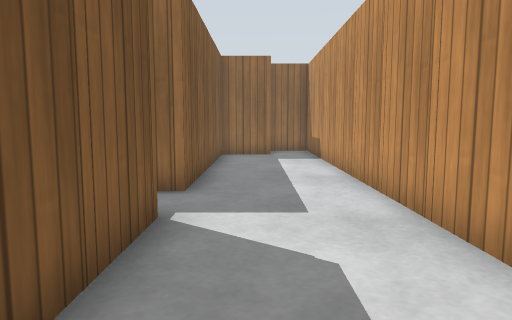
View 1 (above)

24 first-person views from a walk through a robot-simulator world made for Gazebo. The camera is 0.68 m above the floor, tilts 6° down and sees 70° across. The floor is counted in squares, 0.5 m on a side. Each view is taken from the middle of a square. On the plan, view 1 faces up. The plan holds only what a view shows up to about 15 squares ahead; the rest is blank. Gazebo's built-in surfaces are drawn with simple patterns.

View 2
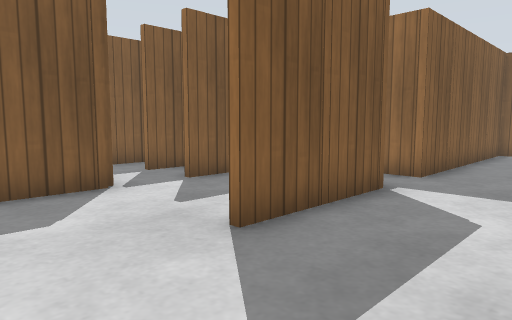

View 3
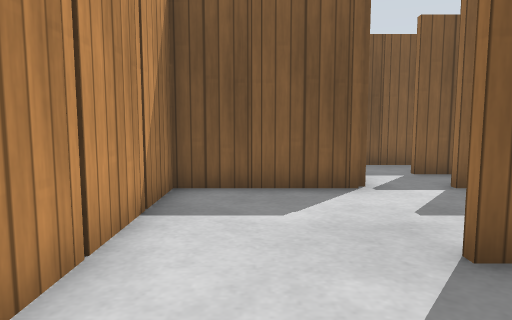

View 4
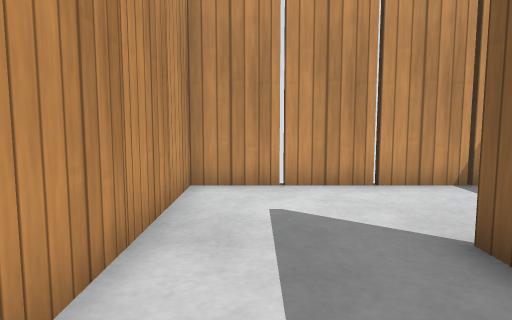

View 5
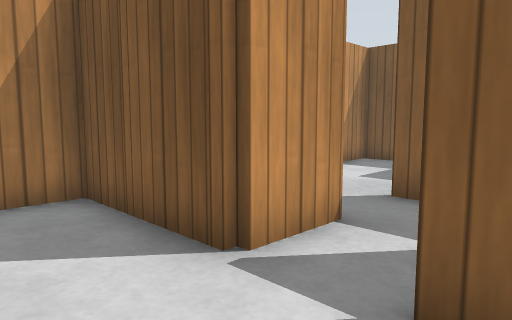

View 6
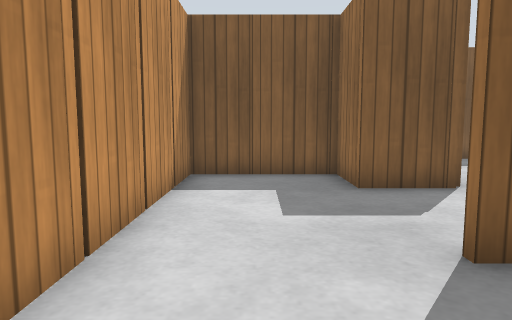

View 7
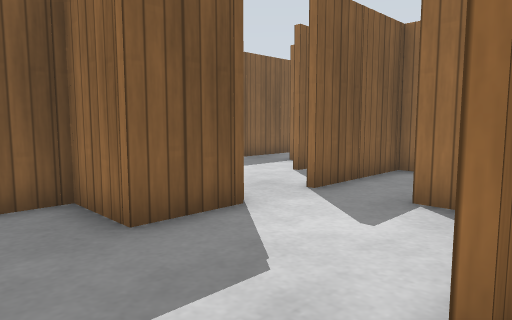

View 8
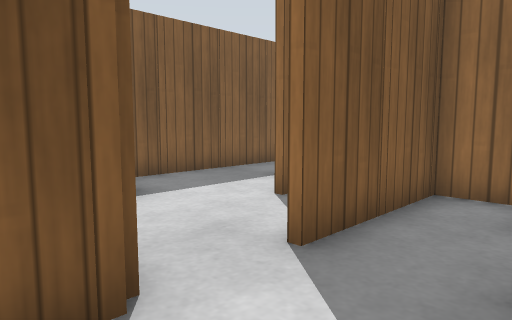

View 9
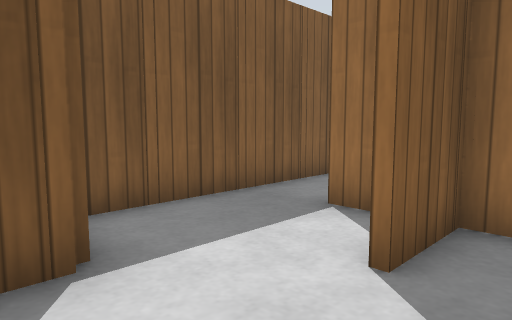

View 10
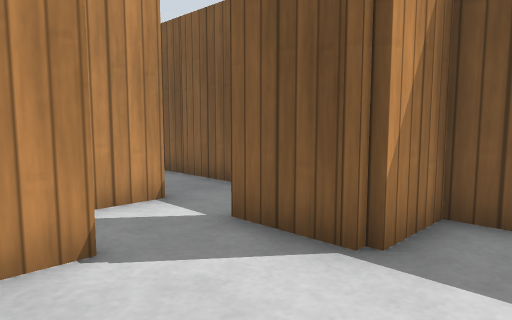

View 11
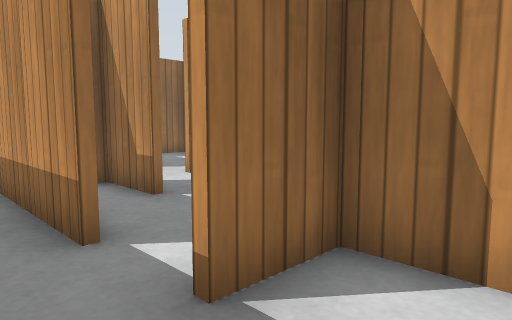

View 12
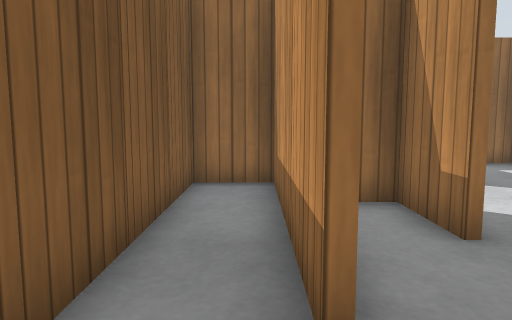

View 13
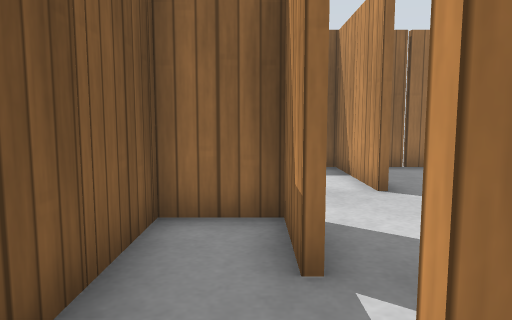

View 14
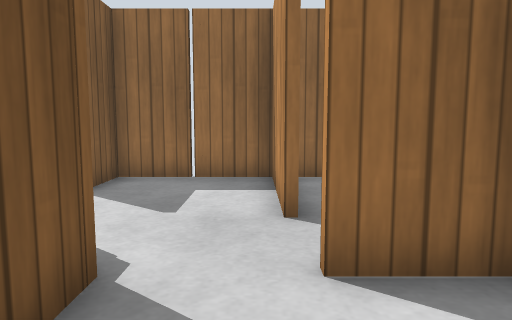

View 15
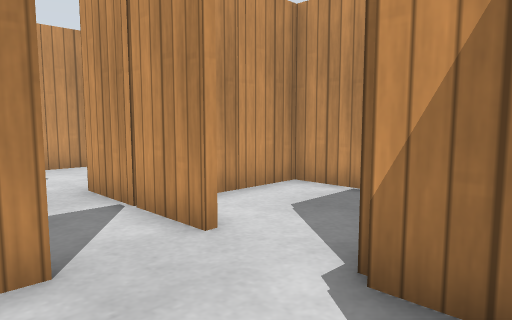

View 16
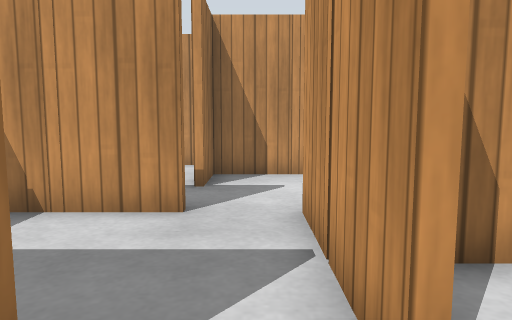

View 17
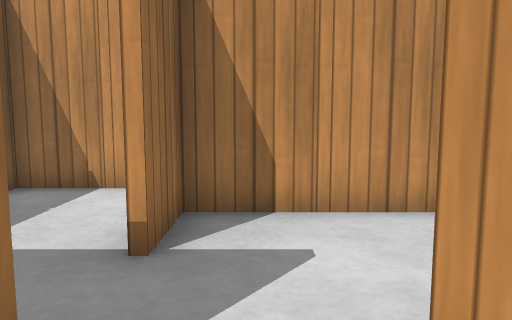

View 18
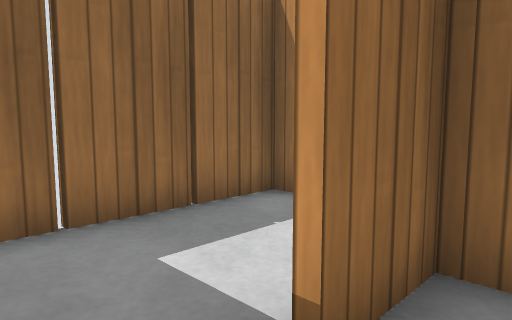

View 19
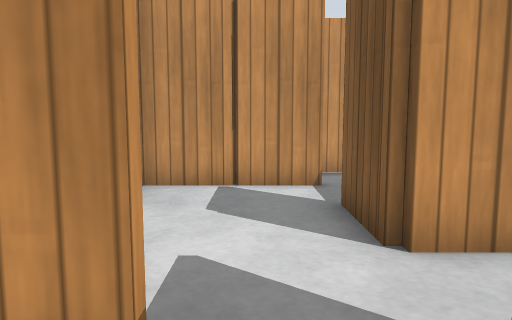

View 20
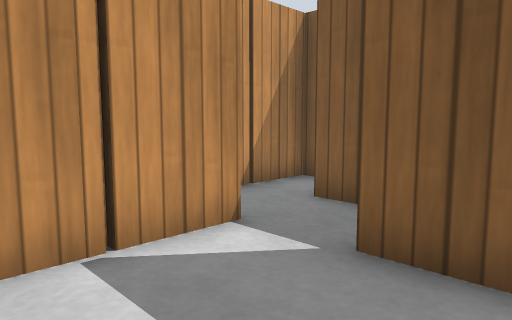

View 21
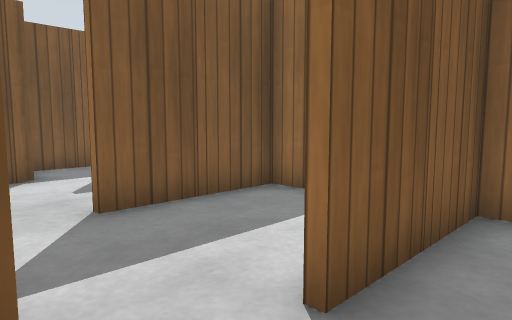

View 22
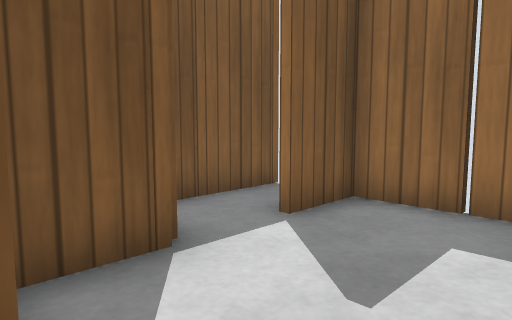

View 23
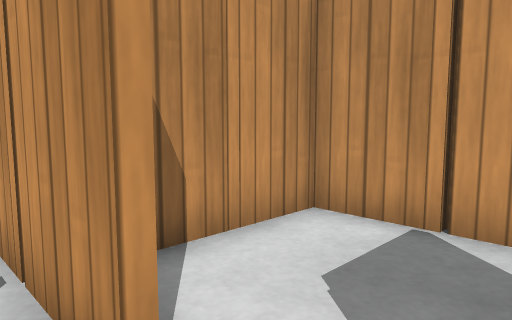

View 24
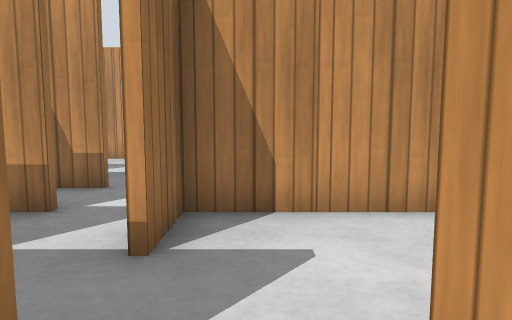

### Floor plan
Points are (right, up) in squares from view 1. A wall is a line through its corners. A room is listed if a view was taken in it or the views show most of it. See-through windows are left out.
Room 1 (views 1, 2, 3, 4, 5, 6, 7, 8, 9, 10, 11, 12, 13, 14, 24)
walls: (-9.4, 4.1) (-9.4, 1); (-10.5, 5.1) (-11.5, 5.1); (-9.6, 3.5) (-9.6, 4.5); (-7.4, 4.4) (-7.4, 3); (-9.6, 7) (-9.6, 7.8); (-7.6, 7) (-7.6, 8.1); (-5.4, 4.5) (-5.4, 3); (-9.6, 1.2) (-9.6, 2.6); (-7.5, 1.3) (-5.5, 1.3); (-13.4, 3) (-13.4, 1.1) (-14.5, 1.1); (-5.4, 1) (-5.4, -2.7) (2.4, -2.7) (2.4, -1.4); (-13.4, 8.5) (-13.4, 5); (-15.5, 3.3) (-13.5, 3.3); (-15.6, 7.5) (-15.6, 8.5); (-15.4, 8.5) (-15.4, 7); (-1.4, 5) (-1.4, 1); (-15.4, 0.5) (-15.4, -2.7) (-8.2, -2.7); (-17.4, 5) (-17.4, 3); (-1.4, 8.6) (-1.4, 7.1) (-2.4, 7.1); (-16.5, 9.1) (-17.5, 9.1); (-15.6, 13) (-15.6, 15.1); (-17.6, 11) (-17.6, 12.5); (2.4, 5.4) (2.4, 6.5); (2.4, 3.4) (2.4, 4.5); (2.4, 7.4) (2.4, 8.5); (2.4, 1.5) (2.4, 2.6); (-17.6, 13.4) (-17.6, 17.1) (-19.4, 17.1) (-19.4, 5.3) (-17.5, 5.3); (2.4, -0.5) (2.4, 0.6); (-17.4, 15.1) (-17.4, 11.9)
ways out: opening at (-11.5, 11) to room 2; opening at (-16, 3); opening at (-3, 8.7); opening at (1.5, 7.5)
objects: wooden post (-20, 7); wooden post (-20, 9); wooden post (-20, 11); wooden post (-20, 13); wooden post (-20, 15); wooden post (-18, 15); wooden post (-17, 5); wooden post (-17, 13); wooden post (-16, 9); wooden post (-15, -1); wooden post (-15, 9); wooden post (-14, 9) to (-13, 9); wooden post (-14, 11); wooden post (-13, -3); wooden post (-13, 3); wooden post (-13, 7); wooden post (-13, 11); wooden post (-11, -3); wooden post (-11, 9); wooden post (-10, 5); wooden post (-9, -3); wooden post (-9, 3); wooden post (-5, -1); wooden post (-5, 1); wooden post (-3, -3); wooden post (-1, -3); wooden post (-1, 3); wooden post (-1, 5); wooden post (1, -3); wooden post (3, -1); wooden post (3, 1); wooden post (3, 3); wooden post (3, 5); wooden post (3, 7)
Room 2 (views 15, 16, 17, 18, 19, 20, 21, 22, 23)
walls: (-9.6, 17) (-9.6, 18.5); (-9.4, 15) (-9.4, 13); (-10.6, 15.3) (-9.5, 15.3); (-6.5, 17.1) (-7.5, 17.1); (-5.6, 15.5) (-5.6, 16.5); (-9.6, 20.9) (-17.4, 20.9) (-17.4, 19); (-12.5, 15.1) (-13.5, 15.1); (-11.6, 13.5) (-11.6, 14.1); (-13.6, 17) (-13.6, 18.5); (-13.5, 15.3) (-12.5, 15.3); (-5.6, 13.5) (-5.6, 14.6); (-13.6, 19.4) (-13.6, 21); (-11.4, 12) (-11.4, 11); (-9.5, 11.3) (-8.4, 11.3); (-3.6, 19.4) (-3.6, 20.9) (-9.4, 20.9) (-9.4, 17); (-13.4, 21) (-13.4, 17); (-6.6, 11.3) (-5.5, 11.3); (-15.4, 15) (-15.4, 13.9); (-12.6, 11.3) (-11.6, 11.3) (-11.6, 12.6); (-16.6, 15.3) (-15.5, 15.3); (-17.4, 17) (-17.4, 15.6); (-19.4, 20.5) (-19.4, 17.6)
low walls: (-7.5, 17.3) (-6.6, 17.3)
ways out: opening at (-11.5, 11) to room 1
objects: wooden post (-20, 19); wooden post (-19, 21); wooden post (-17, 17); wooden post (-15, 15); wooden post (-15, 21); wooden post (-13, 19); wooden post (-11, 13); wooden post (-11, 15); wooden post (-11, 21); wooden post (-9, 15); wooden post (-9, 19); wooden post (-8, 11); wooden post (-7, 11); wooden post (-7, 21); wooden post (-6, 17); wooden post (-5, 21); wooden post (-3, 19)

Positions as (right, up) in squares from view 1, and headings:
1: (0, 0), facing up
2: (2, -2), facing up-left
3: (2, -1), facing left
4: (1, 5), facing down
5: (-3, 4), facing down-left
6: (-6, -1), facing left
7: (-9, -1), facing up-left
8: (-11, 2), facing up-left
9: (-14, 4), facing up-left
10: (-14, 7), facing down-left
11: (-19, 7), facing up-right
12: (-18, 9), facing up
13: (-16, 10), facing up
14: (-14, 12), facing up
15: (-17, 18), facing down-right
16: (-15, 16), facing right
17: (-11, 16), facing right
18: (-9, 16), facing up-right
19: (-8, 19), facing down
20: (-6, 15), facing down-left
21: (-8, 15), facing up-left
22: (-14, 15), facing up-left
23: (-15, 16), facing down-right
24: (-15, 4), facing right
